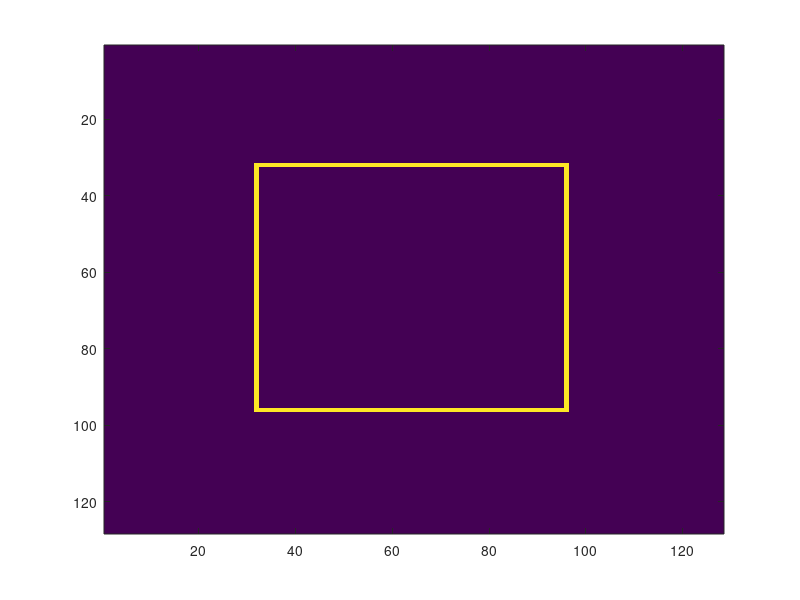

Write MATLAB code to recreate this figure. (Note: this script raises an error after producing the figure.)
% this scripts makes comparaison of L1/L2 norm ratio for 
% translation scattering and roto-translation scattering

clear;
N = 128;

%% grid
x = zeros(N,N);
step_grid = 16;
for i = 1:step_grid:N
	x(:,i) = 1;
	x(i,:) = 1;
end
%% square
x = zeros(N,N);
pad = N/4;
x(pad,pad:N-pad) = 1;
x(N-pad,pad:N-pad) = 1;
x = x';
x(pad,pad:N-pad) = 1;
x(N-pad,pad:N-pad) = 1;
imagesc(x);
%% circle
radius = N/3;
sigma_radius = 1;
x = draw_circle([N,N], [N/2, N/2], radius, sigma_radius);
imagesc(x);

%% define scattering options
options.antialiasing = 10;
options.J = 4;

%% translation scattering
tic;
W_trans = wavelet_factory_2d(size(x),options);
S_trans = scat(x, W_trans);
toc;

%% roto-translation scattering
tic;
W_rt = wavelet_factory_3d(size(x),options);
S_rt = scat(x, W_rt);
toc;


%% roto-translation scattering with meyer wavelet along the angle
options.null = 1;
options_rot.meyer_rot = 1;
tic;
[W_rt_meyer,f2, f3] = wavelet_factory_3d(size(x), options, options_rot);

S_rt_meyer = scat(x, W_rt_meyer);
toc;

%% format 
S_trans_f = format_scat(S_trans);
S_rt_f = format_scat(S_rt);
S_rt_meyer_f = format_scat(S_rt_meyer);

%% norm l2 comparaison
x_l2 = sqrt(sum(x(:).^2))
S_trans_l2 = sqrt(sum(S_trans_f(:).^2))
S_rt_l2 = sqrt(sum(S_rt_f(:).^2))
S_rt_meyer_l2 = sqrt(sum(S_rt_meyer_f(:).^2))

%% norm l1 comparaison
x_l1 = sum(abs(x(:)))
S_trans_l1 = sum(abs(S_trans_f(:)))
S_rt_l1 = sum(abs(S_rt_f(:)))
S_rt_meyer_l1 = sum(abs(S_rt_meyer_f(:)))


%% order 3 only
So3_rt = cell2mat(S_rt{3}.signal);
So3_rt_meyer = cell2mat(S_rt_meyer{3}.signal);


%% histogram of log values
clf;
subplot(311);
hist(log(S_trans_f(:)+0.0001),100);
subplot(312);
hist(log(S_rt_f(:)+0.0001),100);
subplot(313);
hist(log(S_rt_meyer_f(:)+0.0001),100);

%%
clf;
subplot(121);
imagesc([image_scat_layer(S_trans{3},0,0)]);


var_y{1}.name = 'j';
var_y{1}.index = 1;
var_y{2}.name = 'j';
var_y{2}.index = 2;

var_x{1}.name = 'theta';
var_x{1}.index = 1;
var_x{2}.name = 'theta';
var_x{2}.index = 2;
tmp0=image_scat_layer_order(S_trans{3},var_x,var_y,0);
imagesc(tmp0)
immac(tmp0)

%%

subplot(122);
%imagesc([image_scat_layer(S_rt{3},1,0),image_scat_layer(S_rt_meyer{3},0,0)]);

imagesc([image_scat_layer(S_rt{3},0,0),image_scat_layer(S_rt_meyer{3},0,0)]);


var_y{1}.name = 'j';
var_y{1}.index = 1;
var_y{2}.name = 'j';
var_y{2}.index = 2;

var_x{1}.name = 'k2';
var_x{1}.index = 1;
var_x{2}.name = 'theta2';
var_x{2}.index = 1;

%tmp = [image_scat_layer(S_rt{3},0,0),image_scat_layer(S_rt_meyer{3},0,0)];
tmp = image_scat_layer_order(S_rt{3},var_x, var_y,0);
tmp2 = image_scat_layer_order(S_rt_meyer{3},var_x, var_y,0);

%imagesc([tmp, tmp2]);
immac([tmp; tmp2]);
%image_scat_layer(S_rt_meyer{3},0,0)]);
